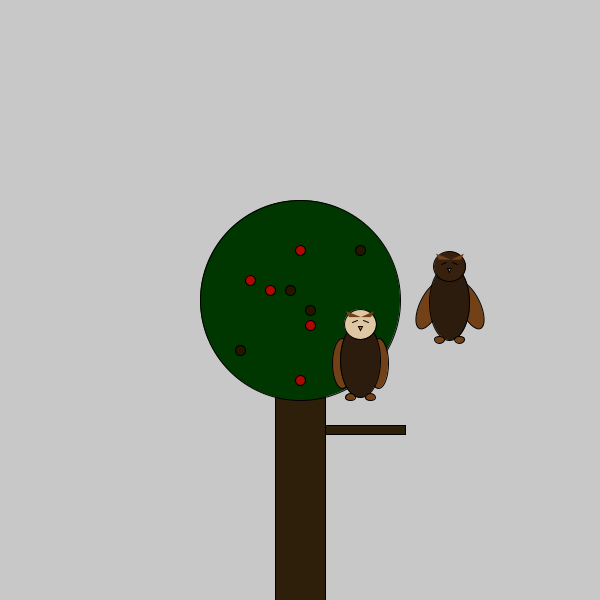
Frame 1 (no input)
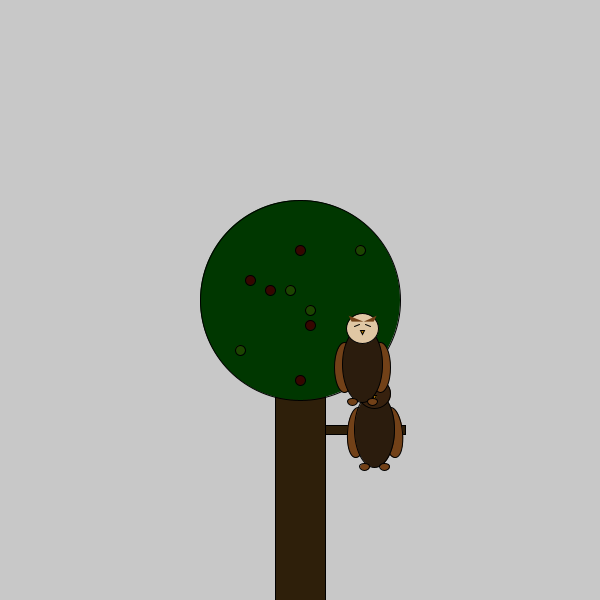
Frame 60 (the mouse pressed at the canvas centre just before this capture)
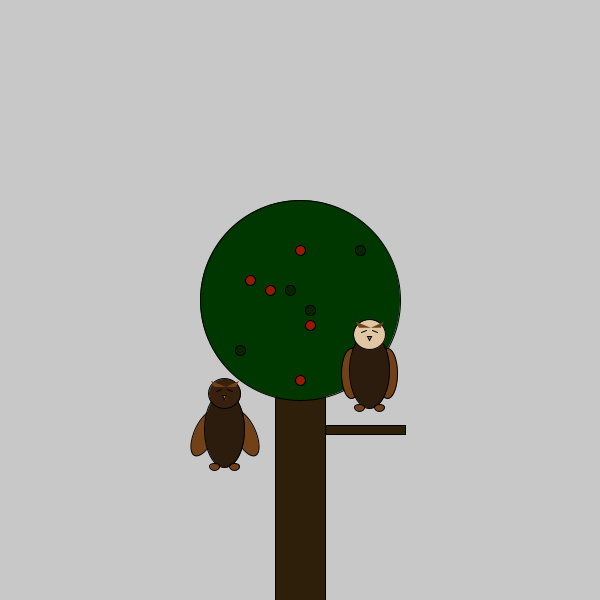
Frame 120 (the mouse held since frame 60 and released just before this capture)

The Processing sketch that drew these frames (run headless with seeded random() and noise(); from frame 60 on, the mouse is pressed at the canvas centre):

// Processing sketch: processing_87715
// ── processing_87715.pde

//copied this entire section from Professor LeMasters wihtout really understanding why... at least it looks much better when I do!
float noiseA;
float noiseB;
float geoX;
float geoY;
float increment;

void setup(){
  size(600, 600);
 geoX=width/10;
 geoY=height/10;
 noiseA=1;
 noiseB=100;
 increment=0.003;

}
 
void draw(){ 

  //BACKGROUND//  
background(200);
float sec = millis() /1000.0; // totally just copy+pasted this from http://processing.org/discourse/beta/num_1214309824.html
translate(height/2, width/2);


  //TREE//
pushMatrix();
//TWIG//
fill(46,31,10);
rect(00, 125, 105, 9);

//TRUNK//
rect(-25, 0, 50, 310); 

//TREE-HEAD//
fill(0, 55, 0);
ellipse(0, 0, 200, 200);

//GREEN-APPLES//  
fill(random(61),random(83),random(0));
ellipse(10,10,10,10);
ellipse(-10,-10,10,10);
ellipse(60,40,10,10);
ellipse(-60,50,10,10);
ellipse(60,-50,10,10);

//RED-APPLES//
fill(random(188),random(30),random(0));
ellipse(10,25,10,10);
ellipse(-50,-20,10,10);
ellipse(-30,-10,10,10);
ellipse(0,-50,10,10);
ellipse(0,80,10,10);
popMatrix();
 

pushMatrix(); 
rotate(radians(frameCount)); // makes ernie rotate around the tree (or rather manipulated 0,0)
translate(150,0);

  //ERNIE//
  pushMatrix();
  rotate(radians(-frameCount)); //to make sure that Ernie doesn't spin too!

    //WINGS// FLAPPING WITH "IF" Command!
    fill(114,65,24);

    //owl-wing-right//
    if((int)sec%2==0){
       pushMatrix();
        translate(-20,3);
        rotate(radians(25));
        ellipse(0, 0, 20, 50);
        popMatrix();
      }
 
     else {
        pushMatrix();
        translate(-18,3);
        rotate(radians(3));
        ellipse(0, 0, 20, 50);
        popMatrix();
      }
    
      //owl-wing-right//
      if((int)sec%2==0){
         pushMatrix();
         translate(20, 3);
         rotate(radians(-25));
         ellipse(0, 0, 20, 50);
         popMatrix();
      }

      else {
         pushMatrix();
         translate(18, 3);
         rotate(radians(-5));
         ellipse(0, 0, 20, 50);
         popMatrix();
      }

      //BODY//
      fill(43,28,13);
      //owl-body//
      ellipse(00, 00, 40, 75);

      //HEAD//
      fill(55,33,14);
      //owl-head//
      ellipse(00, -36, 32, 30);

      //EYE-BROWS//
      fill(114,65,24);
      noStroke();
      //owl-ear-right//
      triangle(-11, -43, -14, -49, 1, -43);
      //owl-ear-left//
      triangle(1, -43, 14, -49, 11,-43); 

      //owl-eyes//
      stroke(0,0,0);
      //right//
      line(-8, -38, -3, -40);
      //left//
      line(3, -40, 8, -38);
 
      //what we in swedish call "näbb"//
      fill(183,124,6);
      triangle(0, -30, -2, -34, 2, -34);
 
 
      //OWL-FEET//
      fill(114,65,24);
      //owl-feet//
      ellipse(-10, 37, 10, 7);
      ellipse(10, 37, 10, 7);
   popMatrix(); 
popMatrix();



//ERNIE's GF!


pushMatrix();
geoX=geoX+(0.5-noise(noiseA));
geoY=geoY+(0.5-noise(noiseB));
noiseA=noiseA+increment;
noiseB=noiseB+increment;


//WINGS// FLAPPING WITH "IF" Command!
fill(114,65,24);

//owl-wing-right//
ellipse(geoX+-18, geoY+3, 20, 50);
//owl-wing-right//
ellipse(geoX+18, geoY+3, 20, 50);

//BODY//
fill(43,28,13);
//owl-body//
ellipse(geoX+00, geoY+00, 40, 75);

//HEAD//
fill(224,199,164);
//owl-head//
ellipse(geoX+00, geoY+-36, 32, 30);

//EYE-BROWS//
fill(114,65,24);
noStroke();
//owl-ear-right//
triangle(geoX+-11, geoY+-43, geoX+-14, geoY+-49, geoX+1, geoY+-43);
//owl-ear-left//
triangle(geoX+1, geoY+-43, geoX+14, geoY+-49, geoX+11,geoY+-43); 

//owl-eyes//
stroke(0,0,0);
//right//
line(geoX+-8, geoY+-38, geoX+-3, geoY+-40);
//left//
line(geoX+3, geoY+-40, geoX+8, geoY+-38);
 
//what we in swedish call "näbb"//
fill(183,124,6);
triangle(geoX+0, geoY+-30, geoX+-2, geoY+-34, geoX+2, geoY+-34);
 
 
//OWL-FEET//
fill(114,65,24);
//owl-feet//
ellipse(geoX+-10, geoY+37, 10, 7);
ellipse(geoX+10, geoY+37, 10, 7);

 
popMatrix();

}
